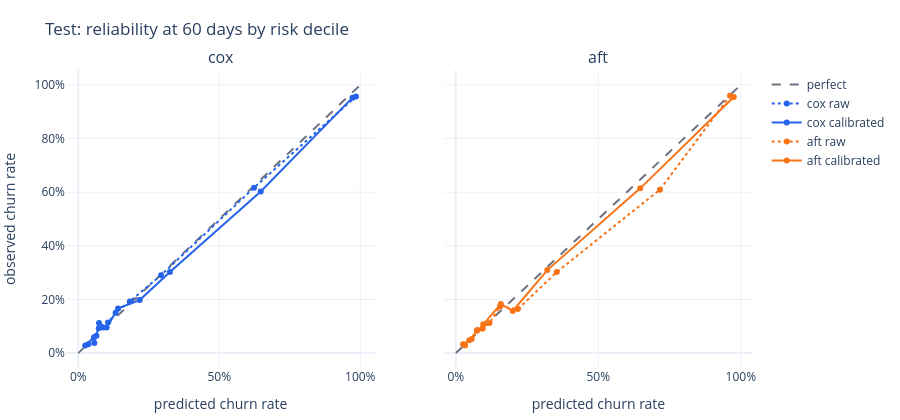

Notebook cell for this chart:
### Code cell
fig = make_subplots(rows=1, cols=len(MODELS), subplot_titles=list(MODELS), shared_yaxes=True)
for col, name in enumerate(MODELS, start=1):
    fig.add_trace(line([0, 1], [0, 1], "perfect", GREY, "dash", showlegend=col == 1), 1, col)
    for variant, dash in DASHES.items():
        part = deciles[(deciles["model"] == name) & (deciles["variant"] == variant)]
        curve = go.Scatter(
            x=part["predicted"],
            y=part["observed"],
            mode="lines+markers",
            name=f"{name} {variant}",
            line={"color": COLORS[name], "dash": dash},
        )
        fig.add_trace(curve, 1, col)
fig.update_xaxes(title_text="predicted churn rate", tickformat=".0%")
fig.update_yaxes(tickformat=".0%")
show(fig, f"Test: reliability at {HORIZON} days by risk decile", y_title="observed churn rate")

gap = tables["calibration"].assign(gap=lambda d: (d["predicted"] - d["observed"]).abs())
gap = gap.pivot_table(index=["model", "variant"], columns="horizon", values="gap", aggfunc="mean")
display(gap.rename_axis(columns="mean |predicted - observed| at day"))

### Figure 1 — Plotly figure (JSON) as saved in the notebook; plotly's stock layout.template omitted (floating-point values rounded to 4 significant figures)
{"data": [{"line": {"color": "#6b7280", "dash": "dash", "width": 2}, "mode": "lines", "name": "perfect", "showlegend": true, "type": "scatter", "x": [0, 1], "xaxis": "x", "y": [0, 1], "yaxis": "y"}, {"line": {"color": "#2563eb", "dash": "dot"}, "mode": "lines+markers", "name": "cox raw", "type": "scatter", "x": [0.03594, 0.05706, 0.07261, 0.08764, 0.1055, 0.1324, 0.1829, 0.2934, 0.6231, 0.9847], "xaxis": "x", "y": [0.03325, 0.0381, 0.09286, 0.09524, 0.1143, 0.15, 0.1929, 0.2905, 0.6167, 0.9571], "yaxis": "y"}, {"line": {"color": "#2563eb", "dash": "solid"}, "mode": "lines+markers", "name": "cox calibrated", "type": "scatter", "x": [0.02465, 0.05572, 0.06436, 0.07365, 0.1007, 0.1411, 0.2178, 0.325, 0.6471, 0.9726], "xaxis": "x", "y": [0.0285, 0.05952, 0.06429, 0.1119, 0.09524, 0.1667, 0.1976, 0.3024, 0.6024, 0.9524], "yaxis": "y"}, {"line": {"color": "#6b7280", "dash": "dash", "width": 2}, "mode": "lines", "name": "perfect", "showlegend": false, "type": "scatter", "x": [0, 1], "xaxis": "x2", "y": [0, 1], "yaxis": "y2"}, {"line": {"color": "#f97316", "dash": "dot"}, "mode": "lines+markers", "name": "aft raw", "type": "scatter", "x": [0.03247, 0.05599, 0.07541, 0.09456, 0.1183, 0.1551, 0.218, 0.3545, 0.7162, 0.9622], "xaxis": "x2", "y": [0.0285, 0.05238, 0.08571, 0.09286, 0.1119, 0.1738, 0.1643, 0.3024, 0.6095, 0.9595], "yaxis": "y2"}, {"line": {"color": "#f97316", "dash": "solid"}, "mode": "lines+markers", "name": "aft calibrated", "type": "scatter", "x": [0.02546, 0.04713, 0.07419, 0.09282, 0.09653, 0.158, 0.1999, 0.3211, 0.647, 0.9754], "xaxis": "x2", "y": [0.03325, 0.04762, 0.08333, 0.09048, 0.1071, 0.1833, 0.1571, 0.3095, 0.6143, 0.9548], "yaxis": "y2"}], "layout": {"annotations": [{"font": {"size": 16}, "showarrow": false, "text": "cox", "x": 0.225, "xanchor": "center", "xref": "paper", "y": 1, "yanchor": "bottom", "yref": "paper"}, {"font": {"size": 16}, "showarrow": false, "text": "aft", "x": 0.775, "xanchor": "center", "xref": "paper", "y": 1, "yanchor": "bottom", "yref": "paper"}], "height": 420, "margin": {"b": 10, "l": 10, "r": 10, "t": 70}, "title": {"text": "Test: reliability at 60 days by risk decile"}, "xaxis": {"anchor": "y", "domain": [0, 0.45], "tickformat": ".0%", "title": {"text": "predicted churn rate"}}, "xaxis2": {"anchor": "y2", "domain": [0.55, 1], "tickformat": ".0%", "title": {"text": "predicted churn rate"}}, "yaxis": {"anchor": "x", "domain": [0, 1], "tickformat": ".0%", "title": {"text": "observed churn rate"}}, "yaxis2": {"anchor": "x2", "domain": [0, 1], "matches": "y", "showticklabels": false, "tickformat": ".0%"}}}
